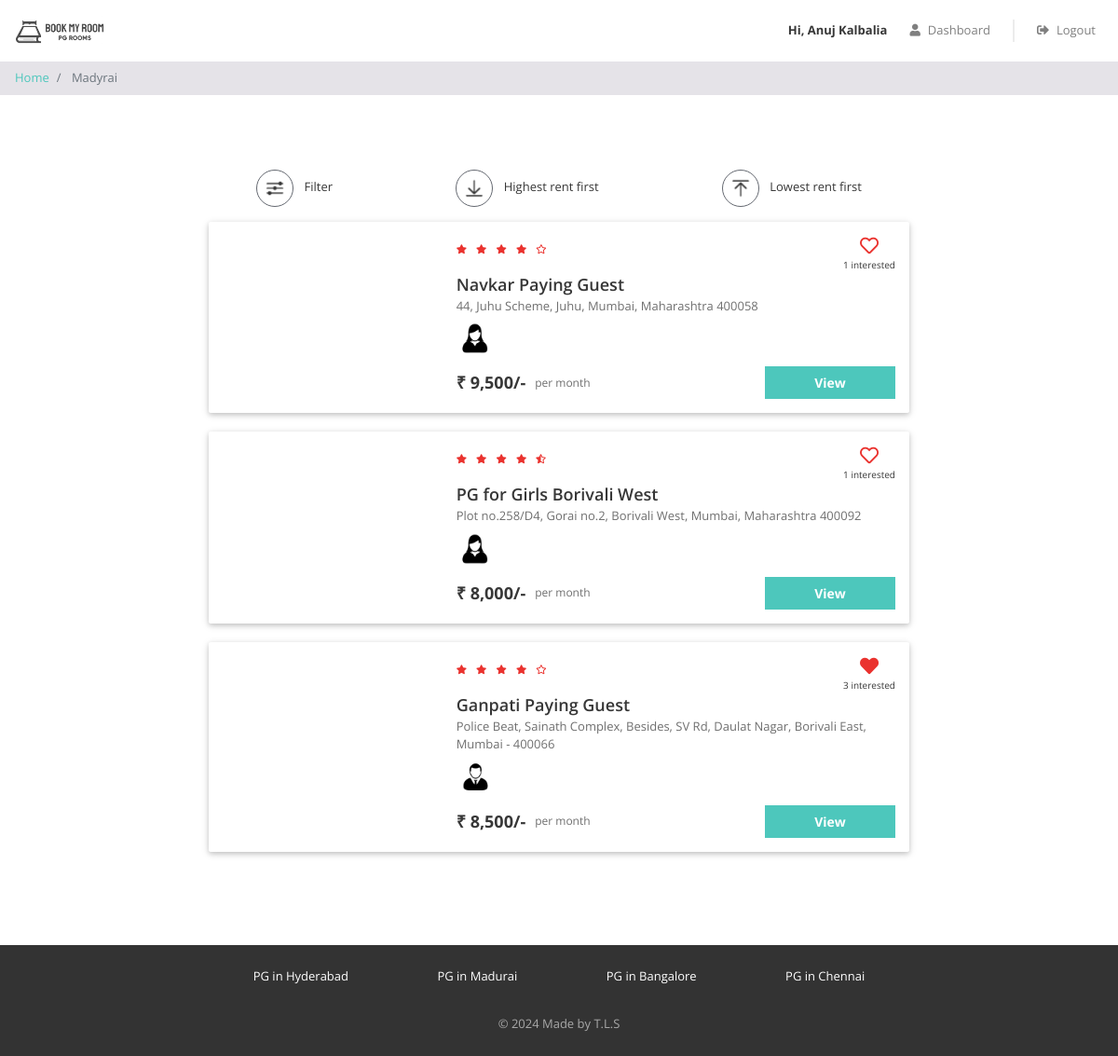
The page /php/property_list.php?city=Madyrai (signed in) on the database its author committed.
### tables this page shows
CREATE TABLE properties (
  id INT NOT NULL AUTO_INCREMENT,
  city_id INT NOT NULL,
  name VARCHAR(100) NOT NULL,
  address VARCHAR(255) NOT NULL,
  description LONGTEXT NOT NULL,
  gender ENUM('male', 'female', 'unisex') NOT NULL,
  rent INT NOT NULL,
  rating_clean FLOAT(2,1) NOT NULL,
  rating_food FLOAT(2,1) NOT NULL,
  rating_safety FLOAT(2,1) NOT NULL,
  PRIMARY KEY(id),
  FOREIGN KEY(city_id) REFERENCES cities(id)
);

### php/property_list.php (the view, shortened to what this page needs)
<?php
require "includes/database_connect.php";
$user_id = isset($_SESSION['user_id']) ? $_SESSION['user_id'] : NULL;
$city_name = $_GET["city"];
$sql_1 = "SELECT * FROM cities WHERE name = '$city_name'";
$result_1 = mysqli_query($conn, $sql_1);
$city = mysqli_fetch_assoc($result_1);
$city_id = $city['id'];
$sql_2 = "SELECT * FROM properties WHERE city_id = $city_id";
$result_2 = mysqli_query($conn, $sql_2);
$properties = mysqli_fetch_all($result_2, MYSQLI_ASSOC);
$sql_3 = "SELECT *
            FROM interested_users_properties iup
            INNER JOIN properties p ON iup.property_id = p.id
            WHERE p.city_id = $city_id";
$result_3 = mysqli_query($conn, $sql_3);
$interested_users_properties = mysqli_fetch_all($result_3, MYSQLI_ASSOC);
?>
<!DOCTYPE html>
<html lang="en">
<head>
    <?php
    include "includes/head_links.php";
    ?>
    <link href="css/property_list.css" rel="stylesheet" />
</head>
<body>
    <?php
    include "includes/header.php";
    ?>
    <nav aria-label="breadcrumb">
        <ol class="breadcrumb py-2">
            <li class="breadcrumb-item">
                <a href="index.php">Home</a>
            </li>
            <li class="breadcrumb-item active" aria-current="page">
                <?php echo $city_name; ?>
            </li>
        </ol>
    </nav>
    <div class="page-container">
        <div class="filter-bar row justify-content-around">
            <div class="col-auto" data-toggle="modal" data-target="#filter-modal">
                <img src="img/filter.png" alt="filter" />
                <span>Filter</span>
            </div>
            <div class="col-auto">
                <img src="img/desc.png" alt="sort-desc" />
                <span>Highest rent first</span>
            </div>
            <div class="col-auto">
                <img src="img/asc.png" alt="sort-asc" />
                <span>Lowest rent first</span>
            </div>
        </div>
        <?php
        foreach ($properties as $property) {
        ?>
            <div class="property-card row">
                <div class="image-container col-md-4">
                </div>
                <div class="content-container col-md-8">
                    <div class="row no-gutters justify-content-between">
                        <?php
                        $total_rating = ($property['rating_clean'] + $property['rating_food'] + $property['rating_safety']) / 3;
                        $total_rating = round($total_rating, 1);
                        ?>
                        <div class="star-container" title="<?= $total_rating ?>">
                            <?php
                            $rating = $total_rating;
                            for ($i = 0; $i < 5; $i++) {
                                if ($rating >= $i + 0.8) {
                            ?>
                                    <i class="fas fa-star"></i>
                                <?php
                                } elseif ($rating >= $i + 0.3) {
                                ?>
                                    <i class="fas fa-star-half-alt"></i>
                                <?php
                                } else {
                                ?>
                                    <i class="far fa-star"></i>
                            <?php
                                }
                            }
                            ?>
                        </div>
                        <div class="interested-container">
                            <?php
                            $interested_users_count = 0;
                            $is_interested = false;
                            foreach ($interested_users_properties as $interested_user_property) {
                                if ($interested_user_property['property_id'] == $property['id']) {
                                    $interested_users_count++;
                                    if ($interested_user_property['user_id'] == $user_id) {
                                        $is_interested = true;
                                    }
                                }
                            }
                            if ($is_interested) {
                            ?>
                                <i class="fas fa-heart"></i>
                            <?php
                            } else {
                            ?>
                                <i class="far fa-heart"></i>
                            <?php
                            }
                            ?>
                            <div class="interested-text"><?= $interested_users_count ?> interested</div>
                        </div>
                    </div>
                    <div class="detail-container">
                        <div class="property-name"><?= $property['name'] ?></div>
                        <div class="property-address"><?= $property['address'] ?></div>
                        <div class="property-gender">
                            <?php
                            if ($property['gender'] == "male") {
                            ?>
                                <img src="img/male.png" />
                            <?php
                            } elseif ($property['gender'] == "female") {
                            ?>
                                <img src="img/female.png" />
                            <?php
                            } else {
                            ?>
                                <img src="img/unisex.png" />
                            <?php
                            }
                            ?>
                        </div>
                    </div>
                    <div class="row no-gutters">
                        <div class="rent-container col-6">
                            <div class="rent">₹ <?= number_format($property['rent']) ?>/-</div>
                            <div class="rent-unit">per month</div>
                        </div>
                        <div class="button-container col-6">
                            <a href="property_detail.php?property_id=<?= $property['id'] ?>" class="btn btn-primary">View</a>
                        </div>
                    </div>
                </div>
            </div>
        <?php
        }
        ?>
    </div>
    <?php
    include "includes/footer.php";
    ?>
</body>
</html>

### php/css/common.css (style rules this page uses)
* { box-sizing: border-box; font-family: 'Open Sans', sans-serif; }
body { color: #373737; font-size: 16px; position: relative; }
.btn-primary, .btn-warning, .btn-danger { color: white; font-weight: bold; }
.breadcrumb { background-color: #e5e3e8; font-size: 13px; border-radius: 0px; margin-bottom: 0px; }
.page-container { max-width: 800px; padding: 80px 24px; margin: auto; }

### php/css/property_list.css (style rules this page uses)
.filter-bar > div { cursor: pointer; font-size: 13px; text-align: center; margin-bottom: 16px; }
.filter-bar img { width: 40px; height: 40px; border-radius: 40px; border: 1px solid #646870; padding: 6px; margin-right: 8px; }
.property-card { background-color: #ffffff; border-radius: 2px; padding: 15px 0px; margin: 0px auto 20px; box-shadow: 0 2px 5px 0 rgba(0, 0, 0, 0.16), 0 2px 10px 0 rgba(0, 0, 0, 0.12); }
.image-container { text-align: center; }
.star-container i { color: #EA322E; font-size: 10px; margin-right: 6px; }
.interested-container { text-align: center; }
.interested-container i { color: #EA322E; font-size: 20px; cursor: pointer; }
.interested-text { font-size: 10px; }
.detail-container { padding-bottom: 10px; }
.property-name { font-size: 18px; font-weight: 600; }
.property-address { color: #6f6f6f; font-size: 13px; padding-bottom: 5px; }
.property-gender img { width: 40px; }
.rent-container { display: flex; align-items: center; }
.rent { font-size: 18px; font-weight: bold; padding-right: 10px; }
.rent-unit { color: #6f6f6f; font-size: 12px; }
.button-container .btn { font-size: 14px; border-radius: 0px; width: 140px; float: right; }

### rows shown on the page
properties: interested_users_count "1", name "Navkar Paying Guest", address "44, Juhu Scheme, Juhu, Mumbai, Maharashtra 400058", rent "9,500"
properties: rating_safety 4.5 (drawn), interested_users_count "1", name "PG for Girls Borivali West", address "Plot no.258/D4, Gorai no.2, Borivali West, Mumbai, Maharashtra 400092", rent "8,000"
properties: interested_users_count "3", name "Ganpati Paying Guest", address "Police Beat, Sainath Complex, Besides, SV Rd, Daulat Nagar, Borivali East, Mumbai - 400066", rent "8,500"

### other values the page prints
$_SESSION["full_name"] "Anuj Kalbalia"
$city_name "Madyrai"
